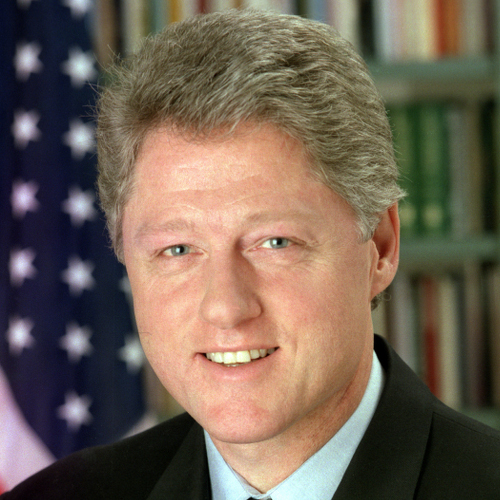
#> input picture Clinton.jpg, 500 x 500 px
$ python morph_main.py
#> lines starting #> are read from the running program, lines starting #| are printed output that depends on the picture
### triangulation.py
import cv2


# applies delaunay triangulation to an image using the control points
def triangulate(img, vec):
    size = img.shape
    rect = (0, 0, size[1], size[0])
    sd = cv2.Subdiv2D(rect)
    for p in vec:
        sd.insert(p)

    # acknowledging border points
    sd.insert((0, 0))
    sd.insert((size[1] - 1, 0))
    sd.insert((0, size[0] - 1))
    sd.insert((size[1] - 1, size[0] - 1))
    triangles = sd.getTriangleList()
    triangleList = []
    for t in triangles:
        p1 = (t[0], t[1])
        p2 = (t[2], t[3])
        p3 = (t[4], t[5])
        cv2.line(img, p1, p2, (255, 255, 0), cv2.LINE_4, 2)
        cv2.line(img, p2, p3, (255, 255, 0), cv2.LINE_4, 2)
        cv2.line(img, p1, p3, (255, 255, 0), cv2.LINE_4, 2)
        temp = [p1, p2, p3]

        # sorting each list of points for effective mapping in subsequent steps
        temp.sort()
        triangleList.append(temp)

    return triangleList

### face_feature_detection.py
import cv2


def get_control_points(img_path):
    # [5 lines left out: function draw_circle, not called in this run]

    vec = []
    img = cv2.imread(img_path)
    img = cv2.resize(img, (256, 256))
    cv2.namedWindow('image')
    cv2.setMouseCallback('image', draw_circle)

    # exits window on pressing ESC
    while 1:
        cv2.imshow('image', img)
        k = cv2.waitKey(20) & 0xFF
        if k == 27:
            break

    return vec

### morph_main.py
import cv2
import numpy as np
from face_feature_detection import get_control_points
from triangulation import triangulate
from morph_utils import get_triangle


# function to display images
def display(window, img):
    cv2.imshow(window, img)
    cv2.waitKey(0)
    cv2.destroyAllWindows()


src_path = 'Clinton.jpg'
dest_path = 'Bush.jpg'
# Reading both images and resizing them to a same size
img_src = cv2.imread(src_path)
#> img_src is the input picture: shape (500, 500, 3); mean B, G, R 83.9, 97.7, 112.6
img_src2 = cv2.imread(src_path)
img_src = cv2.resize(img_src, (256, 256))
#> img_src: shape (256, 256, 3)
img_src2 = cv2.resize(img_src, (256, 256))
img_dest = cv2.imread(dest_path)
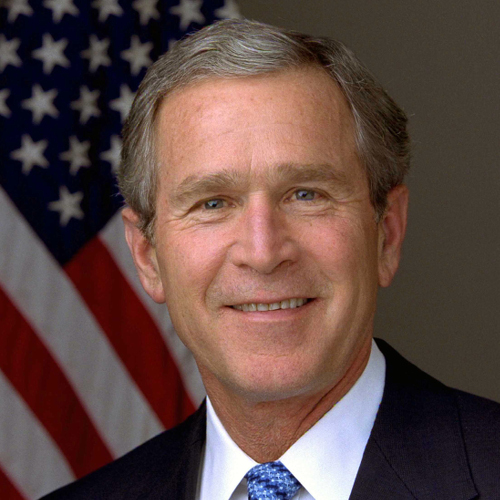
#> input picture Bush.jpg, 500 x 500 px
#> img_dest is the input picture: shape (500, 500, 3); mean B, G, R 68.1, 73, 96
img_dest2 = cv2.imread(dest_path)
img_dest = cv2.resize(img_dest, (256, 256))
#> img_dest: shape (256, 256, 3)
img_dest2 = cv2.resize(img_dest, (256, 256))

# getting control points for each image through mouse clicks
vecA = get_control_points(src_path)
#> (key Esc is pressed here)
print(vecA)

# triangulating image and getting the list of triangle's vertices
triA = triangulate(img_src2, vecA)
#> after the loop in triangulate, `for t in triangles:`:
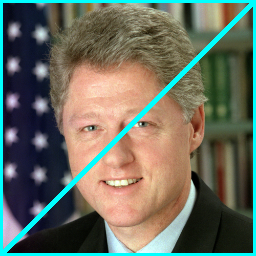
#> img: shape (256, 256, 3); mean B, G, R 96.5, 109.7, 105.4
#> after the loop in triangulate, `for t in triangles:`: triangleList = [[(0, 0), (0, 255), (255, 0)], [(0, 255), (255, 0), (255, 255)]]
#> triA has the same summary as triangleList in triangulate
display("Triangulated Clinton", img_src2)
cv2.imwrite("triangulated_clinton.jpg", img_src2)

# sorting triangle list to map triangles correctly in further steps
triA.sort()

vecB = get_control_points(dest_path)
#> (key Enter is pressed here)
triB = triangulate(img_dest2, vecB)
#> the loop in triangulate (call 2), `for t in triangles:` made 2 passes
#> after the loop in triangulate (call 2), `for t in triangles:`:
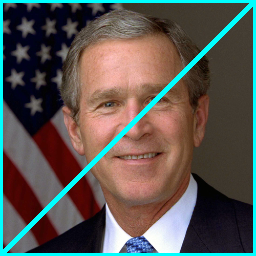
#> img: shape (256, 256, 3); mean B, G, R 82.1, 86.8, 90
#> triB has the same summary as triangleList in triangulate
display("Triangulated Bush", img_dest2)
cv2.imwrite("triangulated_bush.jpg", img_dest2)
triB.sort()

# list to store file names of intermediate frames
outp = []

# number of steps
num_iterations = 80

# generates file name for intermediate frame - inm_bush2clinton(step#).jpg
for i in range(0, num_iterations + 1):
    st = 'inm_bush2clinton'
    ext = '.jpg'
    f_name = st + str(i) + ext
    outp.append(f_name)

for i in range(1, num_iterations + 1):
    # stores control point coordinates for each iteration
    vec = []
    # calculating control point locations for each iteration through weighted average
    for j in range(3):
#> (the run stopped early here; a loop or call above may not have finished)
